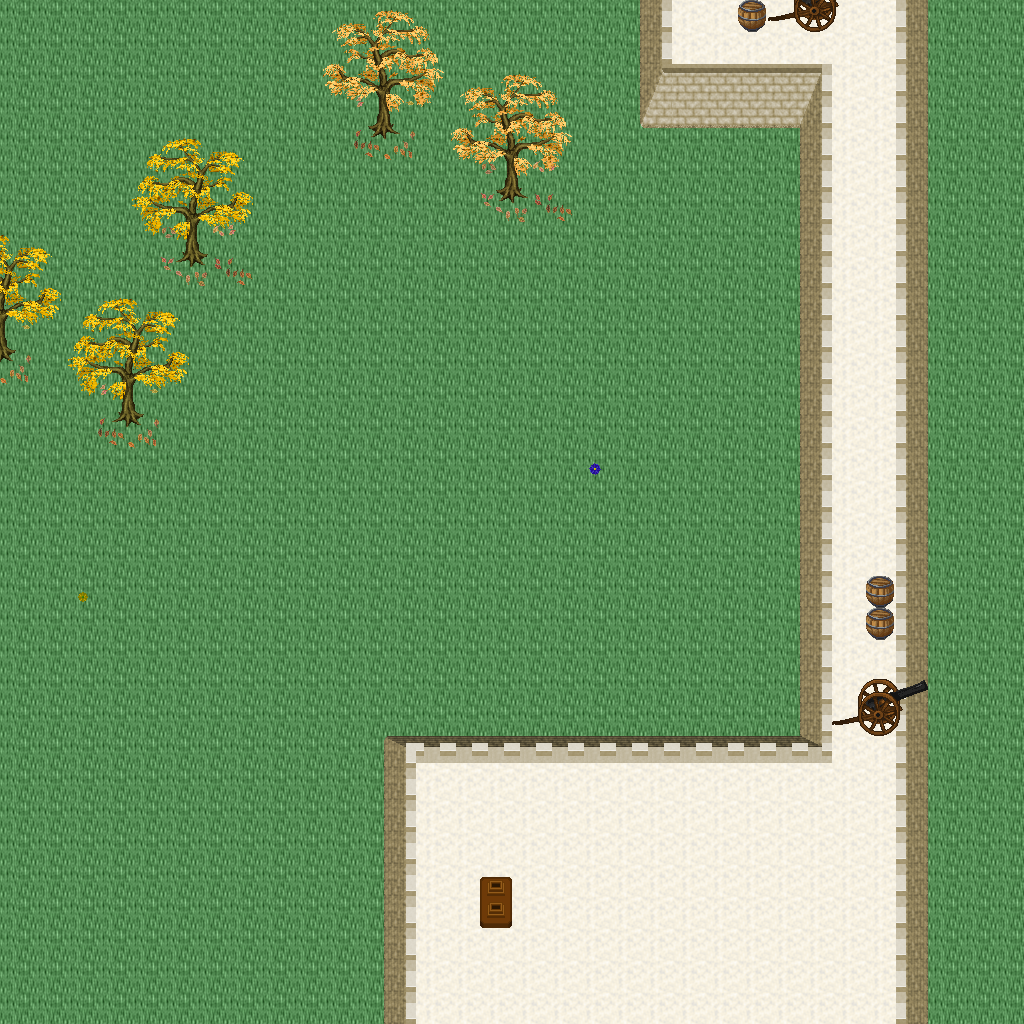

Tiled map render using the project's own tile images. Description and the map definition, with tile-layer contents summarised, below:
An orthogonal 32x32 tile map with 32x32 px tiles, 5 tile layers (Ground, Objects, Objects2, Above, ...), 1 hidden layer not drawn, 46 tilesets.

<map version="1.10" tiledversion="1.11.0" orientation="orthogonal" renderorder="right-down" width="32" height="32" tilewidth="32" tileheight="32" infinite="0" nextlayerid="11" nextobjectid="1">
 <tileset firstgid="1" name="logic_collision" tilewidth="32" tileheight="32" tilecount="1" columns="1">
  <image source="../drawable/logic_collision.png" width="32" height="32" />
 </tileset>
 <tileset firstgid="2" name="ground_ridge_earth_pale" tilewidth="32" tileheight="32" tilecount="96" columns="12">
  <image source="../drawable/ground_ridge_earth_pale.png" width="384" height="256" />
 </tileset>
 <tileset firstgid="98" name="ground_ridge_earth_dark" tilewidth="32" tileheight="32" tilecount="96" columns="12">
  <image source="../drawable/ground_ridge_earth_dark.png" width="384" height="256" />
 </tileset>
 <tileset firstgid="194" name="ground_ground" tilewidth="32" tileheight="32" tilecount="33" columns="3">
  <image source="../drawable/ground_ground.png" width="96" height="352" />
 </tileset>
 <tileset firstgid="227" name="building_castle" tilewidth="32" tileheight="32" tilecount="320" columns="20">
  <image source="../drawable/building_castle.png" width="640" height="512" />
 </tileset>
 <tileset firstgid="547" name="item_pot_barrels_1" tilewidth="32" tileheight="32" tilecount="8" columns="4">
  <image source="../drawable/item_pot_barrels_1.png" width="128" height="64" />
 </tileset>
 <tileset firstgid="555" name="item_weapon_cannon" tilewidth="32" tileheight="32" tilecount="12" columns="3">
  <image source="../drawable/item_weapon_cannon.png" width="96" height="128" />
 </tileset>
 <tileset firstgid="567" name="building_door_closed" tilewidth="32" tileheight="32" tilecount="1" columns="1">
  <image source="../drawable/building_door_closed.png" width="32" height="32" />
 </tileset>
 <tileset firstgid="568" name="building_door_door" tilewidth="32" tileheight="32" tilecount="6" columns="3">
  <image source="../drawable/building_door_door.png" width="96" height="64" />
 </tileset>
 <tileset firstgid="574" name="building_window_window_centered" tilewidth="32" tileheight="32" tilecount="1" columns="1">
  <image source="../drawable/building_window_window_centered.png" width="32" height="32" />
 </tileset>
 <tileset firstgid="575" name="building_decoration_chimney_big" tilewidth="32" tileheight="32" tilecount="2" columns="1">
  <image source="../drawable/building_decoration_chimney_big.png" width="32" height="64" />
 </tileset>
 <tileset firstgid="577" name="building_stairs_stairs_grey" tilewidth="32" tileheight="32" tilecount="6" columns="3">
  <image source="../drawable/building_stairs_stairs_grey.png" width="96" height="64" />
 </tileset>
 <tileset firstgid="583" name="building_witch_hut" tilewidth="32" tileheight="32" tilecount="80" columns="5">
  <image source="../drawable/building_witch_hut.png" width="160" height="512" />
 </tileset>
 <tileset firstgid="663" name="ground_grass_edges" tilewidth="32" tileheight="32" tilecount="36" columns="12">
  <image source="../drawable/ground_grass_edges.png" width="384" height="96" />
 </tileset>
 <tileset firstgid="699" name="ground_grass_corners" tilewidth="32" tileheight="32" tilecount="24" columns="6">
  <image source="../drawable/ground_grass_corners.png" width="192" height="128" />
 </tileset>
 <tileset firstgid="723" name="logic_item_vegetable" tilewidth="32" tileheight="32" tilecount="16" columns="8">
  <image source="../drawable/logic_item_vegetable.png" width="256" height="64" />
 </tileset>
 <tileset firstgid="739" name="plant_tree_fall_trees" tilewidth="32" tileheight="32" tilecount="40" columns="8">
  <image source="../drawable/plant_tree_fall_trees.png" width="256" height="160" />
 </tileset>
 <tileset firstgid="779" name="plant_stump_stump_pale_purple" tilewidth="32" tileheight="32" tilecount="4" columns="2">
  <image source="../drawable/plant_stump_stump_pale_purple.png" width="64" height="64" />
 </tileset>
 <tileset firstgid="783" name="plant_stump_small_stump" tilewidth="32" tileheight="32" tilecount="4" columns="2">
  <image source="../drawable/plant_stump_small_stump.png" width="64" height="64" />
 </tileset>
 <tileset firstgid="787" name="furniture_light_small_lamp" tilewidth="32" tileheight="32" tilecount="4" columns="4">
  <image source="../drawable/furniture_light_small_lamp.png" width="128" height="32" />
 </tileset>
 <tileset firstgid="791" name="item_pot_barrel" tilewidth="32" tileheight="32" tilecount="2" columns="1">
  <image source="../drawable/item_pot_barrel.png" width="32" height="64" />
 </tileset>
 <tileset firstgid="793" name="plant_tree_locust_tree" tilewidth="32" tileheight="32" tilecount="20" columns="4">
  <image source="../drawable/plant_tree_locust_tree.png" width="128" height="160" />
 </tileset>
 <tileset firstgid="813" name="plant_leaves" tilewidth="32" tileheight="32" tilecount="8" columns="4">
  <image source="../drawable/plant_leaves.png" width="128" height="64" />
 </tileset>
 <tileset firstgid="821" name="plant_flower_daisy_blue" tilewidth="32" tileheight="32" tilecount="8" columns="2">
  <image source="../drawable/plant_flower_daisy_blue.png" width="64" height="128" />
 </tileset>
 <tileset firstgid="829" name="plant_flower_daisy_yellow" tilewidth="32" tileheight="32" tilecount="8" columns="2">
  <image source="../drawable/plant_flower_daisy_yellow.png" width="64" height="128" />
 </tileset>
 <tileset firstgid="837" name="plant_flower_small_flower_bed_2" tilewidth="32" tileheight="32" tilecount="12" columns="3">
  <image source="../drawable/plant_flower_small_flower_bed_2.png" width="96" height="128" />
 </tileset>
 <tileset firstgid="849" name="plant_flower_small_flower_bed" tilewidth="32" tileheight="32" tilecount="12" columns="3">
  <image source="../drawable/plant_flower_small_flower_bed.png" width="96" height="128" />
 </tileset>
 <tileset firstgid="861" name="plant_flower_flower_bed_1" tilewidth="32" tileheight="32" tilecount="35" columns="7">
  <image source="../drawable/plant_flower_flower_bed_1.png" width="224" height="160" />
 </tileset>
 <tileset firstgid="896" name="plant_flower_hothouse_flowers" tilewidth="32" tileheight="32" tilecount="72" columns="6">
  <image source="../drawable/plant_flower_hothouse_flowers.png" width="192" height="384" />
 </tileset>
 <tileset firstgid="968" name="furniture_light_lamp_blue" tilewidth="32" tileheight="32" tilecount="3" columns="1">
  <image source="../drawable/furniture_light_lamp_blue.png" width="32" height="96" />
 </tileset>
 <tileset firstgid="971" name="light_dim_light_7x5" tilewidth="32" tileheight="32" tilecount="35" columns="7">
  <image source="../drawable/light_dim_light_7x5.png" width="224" height="160" />
 </tileset>
 <tileset firstgid="1006" name="building_decoration_chimney" tilewidth="32" tileheight="32" tilecount="2" columns="1">
  <image source="../drawable/building_decoration_chimney.png" width="32" height="64" />
 </tileset>
 <tileset firstgid="1008" name="building_decoration_cauldron_sign" tilewidth="32" tileheight="32" tilecount="1" columns="1">
  <image source="../drawable/building_decoration_cauldron_sign.png" width="32" height="32" />
 </tileset>
 <tileset firstgid="1009" name="building_decoration_magician_banner" tilewidth="32" tileheight="32" tilecount="3" columns="3">
  <image source="../drawable/building_decoration_magician_banner.png" width="96" height="32" />
 </tileset>
 <tileset firstgid="1012" name="logic_portal" tilewidth="32" tileheight="32" tilecount="24" columns="8">
  <image source="../drawable/logic_portal.png" width="256" height="96" />
 </tileset>
 <tileset firstgid="1036" name="ground_ground_3" tilewidth="32" tileheight="32" tilecount="5" columns="5">
  <image source="../drawable/ground_ground_3.png" width="160" height="32" />
 </tileset>
 <tileset firstgid="1041" name="building_cottage" tilewidth="32" tileheight="32" tilecount="256" columns="16">
  <image source="../drawable/building_cottage.png" width="512" height="512" />
 </tileset>
 <tileset firstgid="1297" name="building_roof_thatched_roof" tilewidth="32" tileheight="32" tilecount="256" columns="16">
  <image source="../drawable/building_roof_thatched_roof.png" width="512" height="512" />
 </tileset>
 <tileset firstgid="1553" name="building_door_doors" tilewidth="32" tileheight="32" tilecount="256" columns="16">
  <image source="../drawable/building_door_doors.png" width="512" height="512" />
 </tileset>
 <tileset firstgid="1809" name="building_window_windows" tilewidth="32" tileheight="32" tilecount="256" columns="16">
  <image source="../drawable/building_window_windows.png" width="512" height="512" />
 </tileset>
 <tileset firstgid="2065" name="plant_bush_leafy" tilewidth="32" tileheight="32" tilecount="48" columns="8">
  <image source="../drawable/plant_bush_leafy.png" width="256" height="192" />
 </tileset>
 <tileset firstgid="2113" name="plant_bush_flowering" tilewidth="32" tileheight="32" tilecount="72" columns="8">
  <image source="../drawable/plant_bush_flowering.png" width="256" height="288" />
 </tileset>
 <tileset firstgid="2185" name="object_stone_well" tilewidth="32" tileheight="32" tilecount="6" columns="2">
  <image source="../drawable/object_stone_well.png" width="64" height="96" />
 </tileset>
 <tileset firstgid="2191" name="item_pot_cauldron" tilewidth="32" tileheight="32" tilecount="48" columns="8">
  <image source="../drawable/item_pot_cauldron.png" width="256" height="192" />
 </tileset>
 <tileset firstgid="2239" name="item_campfires" tilewidth="32" tileheight="32" tilecount="2" columns="2">
  <image source="../drawable/item_campfires.png" width="64" height="32" />
 </tileset>
 <tileset firstgid="2241" name="item_firewood" tilewidth="32" tileheight="32" tilecount="12" columns="3">
  <image source="../drawable/item_firewood.png" width="96" height="128" />
 </tileset>
 <layer id="1" name="Ground" width="32" height="32">
  <data>[1024 cells, 1024 non-empty, 8 distinct tile ids]</data>
 </layer>
 <layer id="2" name="Objects" width="32" height="32">
  <data>[1024 cells, 24 non-empty, 11 distinct tile ids]</data>
 </layer>
 <layer id="3" name="Objects2" width="32" height="32">
  <data>[1024 cells, 34 non-empty, 15 distinct tile ids]</data>
 </layer>
 <layer id="4" name="Above" width="32" height="32">
  <data>[1024 cells, 77 non-empty, 34 distinct tile ids]</data>
 </layer>
 <layer id="5" name="Above2" width="32" height="32">
  <data>[1024 cells, 0 non-empty, 0 distinct tile ids]</data>
 </layer>
 <layer id="6" name="Walkable" width="32" height="32" visible="0">
  <data>[1024 cells, 274 non-empty, 1 distinct tile ids]</data>
 </layer>
 <objectgroup id="7" name="Mapevents" />
 <objectgroup id="8" name="Spawn" />
 <objectgroup id="9" name="Keys" />
 <objectgroup id="10" name="Replace" />
</map>
